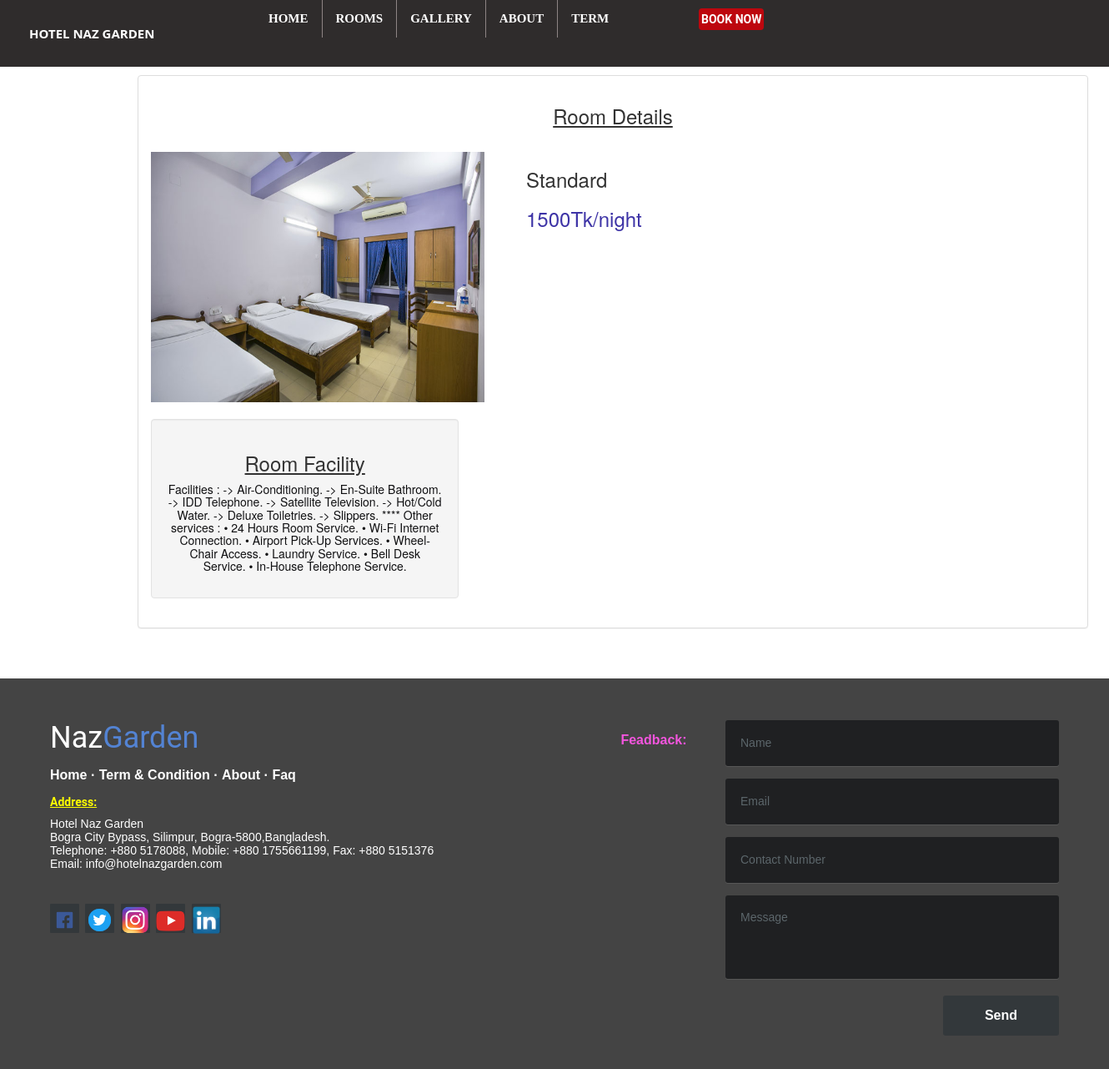
The app's page /room_details.php?room_id=5 with its own data.
### tables this page shows
CREATE TABLE `room` (
  `room_id` int(11) NOT NULL,
  `room_type` varchar(50) NOT NULL,
  `price` varchar(11) NOT NULL,
  `photo` varchar(100) NOT NULL,
  `details` varchar(800) NOT NULL
);

### room_details.php (the view, shortened to what this page needs)
<?php
include 'header.php';
?>
<!DOCTYPE html>
<html lang = "en">
	<head>
		<link rel = "stylesheet" type = "text/css" href = "css/bootstrap.css " />
		<link rel = "stylesheet" type = "text/css" href = "css/style.css" />
	</head>
	<div style = "margin-left:150px;margin-top:10px;" class = "container">
		<div class = "panel panel-default">
			<div class = "panel-body">
				<strong><h3><center><u>Room Details</u></center></h3></strong>
				<br />
				<?php
					require_once 'admin/connect.php';
					$query = $conn->query("SELECT * FROM `room` WHERE `room_id` = '$_REQUEST[room_id]'") or die(mysql_error());
					$fetch = $query->fetch_array();
				?>
				<div style = "height:300px; width:800px;">
					<div style = "float:left;">
						<img src = "photo/<?php echo $fetch['photo']?>" height = "300px" width = "400px">
					</div>
					<div style = "float:left; margin-left:50px;">
						<h3><?php echo $fetch['room_type']?></h3>
              <h3 style = "color:#3d33a6;"><?php echo " ".$fetch['price'].""."Tk/night";?></h3>
					</div>
				</div>
				<br style = "clear:both;" /> <center>
				<div class = "well col-md-4">
<h3><u>Room Facility</u></h3>
          <h5 style = "color:#101012;"><?php echo " ".$fetch['details']."";?></h5>
        </div></center>
				</div>
			</div>
		</div>
	<br />
	<br />
</body>
</html>
<?php include 'footer.php';?>

### records on screen
room: photo (picture), room_type "Standard", price "1500", details "Facilities : -> Air-Conditioning. -> En-Suite Bathroom. -> IDD Telephone. -> Satellite Television. -> Hot/Cold Water. -> Deluxe Toiletries. -> Slippers. **** Other services : • 24 Hours Room Service. • Wi-Fi Internet Connection. • Airport Pick-Up Services. • Wheel-Chair Access. • Laundry Service. • Bell Desk Service. • In-House Telephone Service."
